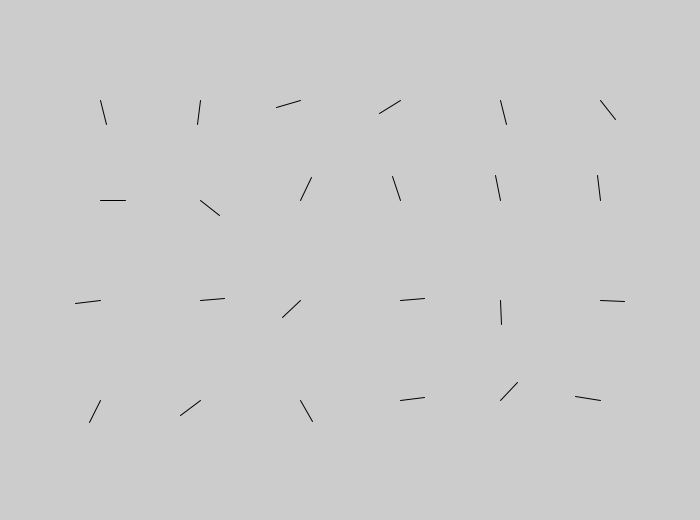
Frame 1 (no input)
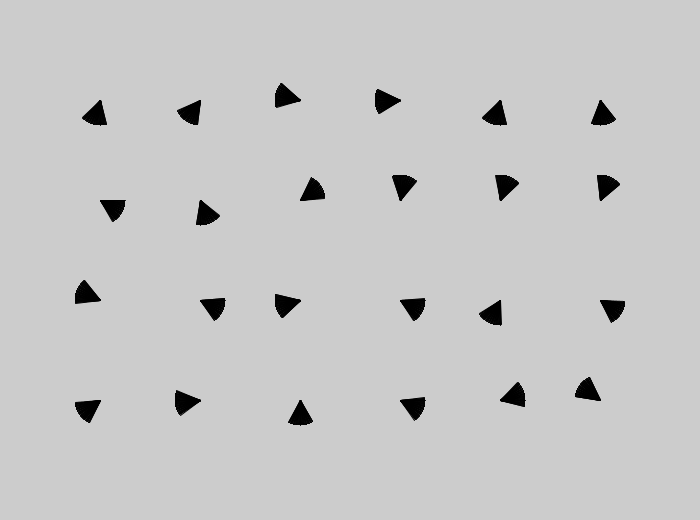
Frame 60 (the mouse pressed at the canvas centre just before this capture)
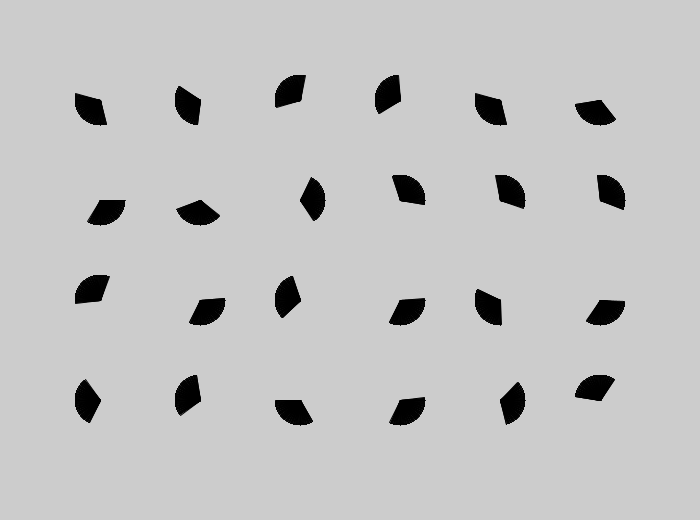
Frame 120 (the mouse held since frame 60 and released just before this capture)

The Processing sketch that drew these frames (run headless with seeded random() and noise(); from frame 60 on, the mouse is pressed at the canvas centre):

// Processing sketch: sketch_2019_CC_Steinbruegge_Aufg01
// ── sketch_2019_CC_Steinbruegge_Aufg01.pde
//2019, Marie Steinbrügge, Aufgabe 01

int columns;
int rows; 

int scl = 100;
int w = 660;
int h = 480;

float lineX;
float lineY;

int radius = (scl/2)/2;

float angleConverted; 
float angleAnimation;
float randomAngle;

int [][] angles;

int i;
float a;

int time = 100;
int timer;

void randomAngles(){
  for (int x = 0; x < w/10; x++){
    for (int y = 0; y < h/10; y++){
      angles [x][y] = (int) random(0,360);
    }
  }
}

void setup(){
  size(700,520);
  frameRate(60); 
  
  rows = h/scl;
  columns = w/scl;
  
 // println(rows);
 // println(columns);
  
  timer = time;
  
  angles = new int [w/10][h/10];
  randomAngles();
}


int timer(){
   timer--;
   return timer;
}


void draw (){
    
  randomAngle = radians(i);
  
  for (int x = scl; x <= w; x += scl){
    for (int y = scl; y <= h; y += scl){
      
      angleAnimation = (int)(angles [x/10][y/10] + i);
      angleConverted = radians(angleAnimation);
      
      lineX = x + (radius * cos(angleConverted));
      lineY = y + (radius * sin(angleConverted));
      
      line(x,y, lineX, lineY);
      
      println(angles [x/10][y/10]);
    }
  }
  
  //angleAnimation += cos(randomAngle) + a;
  i++;
  
  if(timer() == 1){
     timer = time;
     a = random(0, 0.9);
   }
   
   //println(i);
} 
